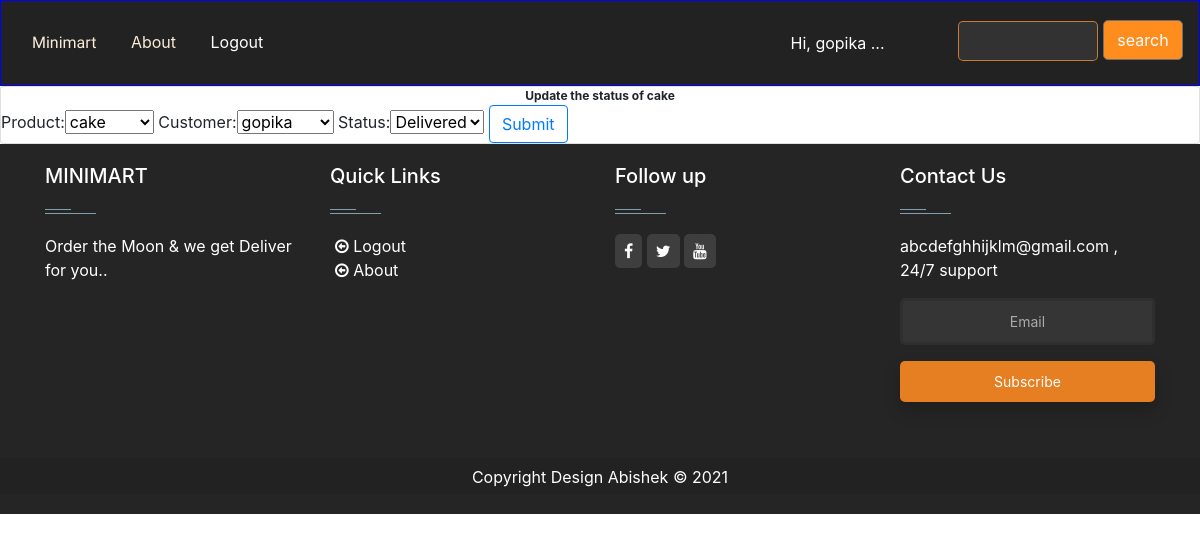
The page /update_order/35/ (signed in) on the database its author committed.
### MiniMart/models.py (models this page shows, shortened)
class Order(models.Model):
    STATUS = (('Pending','Pending'),
    ('Delivered','Delivered'),
    ('Cancel','Cancel'))
    Product = models.ForeignKey(Product,on_delete=models.SET_NULL, null=True )
    Customer = models.ForeignKey(Customer, on_delete=models.SET_NULL, null=True)
    status = models.CharField(max_length=200, choices= STATUS)
    date_created = models.DateTimeField(auto_now_add=True, null=True)

class Product(models.Model):
    CHOICES = (('Snack','Snack'),
               ('FastFood', 'FastFood'),
               ('Drink','Drink'),
               ('Games', 'Games'))
    name = models.CharField( max_length=50, null=True)
    price = models.CharField( max_length=50, null=True)
    category = models.CharField( max_length=200, blank=True,  null = True , choices= CHOICES)
    date_created = models.DateTimeField(auto_now_add=True)
    tag_name = models.ManyToManyField(Tags)
    def __str__(self):
        return self.name

### MiniMart/views.py (the view)
# urls.py: path('update_order/<str:pk>/', views.update_order, name= 'update_order'),
@login_required(login_url = 'login')
def update_order(request, pk):
    order = Order.objects.get( id = pk)
    customer = order.Customer.id
    form = OrderForm( instance=order )
    if request.method == 'POST':
        form = OrderForm(request.POST, instance=order)
        if form.is_valid():
            form.save()
            return redirect('about', order.Customer.id)
    context = { 'form' : form, 'order': order}
    return render(request, 'MiniMart/update_order.html', context)

### MiniMart/forms.py
class OrderForm(ModelForm):
    class Meta:
        model = Order
        fields = '__all__'

### MiniMart/models.py (called while the page is built)
    def __str__(self):
        return self.name or str(self.user)

### MiniMart/templates/MiniMart/update_order.html (shortened to what this page needs)
{%    extends 'MiniMart/home.html'     %}
{%  block content%}
<div class="card">
<div class="badge"><p1 class="card-"> Update the status of {{order.Product.name}}</p1></div>
<form action="" method="POST">
        {{form}}
        <button type="submit" class="btn btn-link btn-primary">Submit</button>
</form>
</div>
{%     endblock    %}

### MiniMart/templates/MiniMart/navbar.html (shortened to what this page needs)
{%    load static   %}
<link rel="stylesheet" href="{% static 'css/navbar.css' %}">
<div class="container1">
  <div class="navbar">
    <div class="first4">
      <a id="logo" href="{% url 'home' %}">Minimart</a>
      {% if request.user.is_authenticated and not request.user.is_staff and not request.user.is_Admin %}
      <a href="{% url 'about' request.user.customer.id %}">About</a>
      {%  endif   %}
      {%  if request.user.is_authenticated %}
      <a style="color: white;" href="{%   url 'logout' %}">Logout</a>
      {%  else  %}
      <a href="{% url 'login' %}">Login</a>
      {%  endif   %}
    </div>
    <div style="color: white;" class="logout">
       Hi,
      {%  if request.user.is_authenticated %}
       {{request.user  }}
      {%  else %}
      {{ "" }}
      {%  endif %}...
    </div>
    <div class="search-btn">
      <form action="">
        <input type="text"  name="search" value="">
        <button class="but" type="submit">search</button>
      </form>
    </div>
  </div>
</div>

### static/css/navbar.css (style rules this page uses)
#logo { color: antiquewhite; font-family: 'Goblin One', cursive; font: 15px }
.container1 { display: grid !important; border: blue solid 1px ; background-color: #222; width: 100%; }
@media only screen and (min-width: 600px) { .container1 .navbar .first4 { grid-template-columns: repeat(2,1fr); } }
@media screen and (min-width: 960px) { .container1 .navbar .first4 { grid-template-columns: repeat(4,1fr); } }
@media screen and (min-width: 1200px) { .container1 .navbar .first4 { grid-template-columns: repeat(4,1fr) } }
.container1 .navbar .first4 a { color: antiquewhite; padding: 0 15px; }
.first4 { width: 60%; }
.search-btn { position: relative; margin-top: 10px; }
.container1 .search-btn input { width: 140px; height: 40px; border: #e98d32ce 1px solid; }
.container1 .search-btn .but { width: 80px; height: 40px; border-radius: 5px; color: rgb(255, 255, 255); margin-top: 1px; background-color: #ff8d1e; border: #726e6b 1px solid; }

### static/css/footer.css (style rules this page uses)
.btn { background-color: #ff8d1e; color:#fff; }
input[type="text"] { background: rgba(255,255,255,0.075); padding: 10px 15px; color: #aaa; border: 3px solid rgba(0,0,0,0.1); font-size: 14px; margin-bottom: 16px; border-radius: 5px; transition: all 0.2s cubic-bezier(0.4,0,0.2,1); transition-delay: 0.2s; text-align: center; width: 100%; }

### rows shown on the page
Order: Product.name "cake", Product "cake", Customer "gopika", status "Delivered"

### other values the page prints
{{ request.user }} "gopika"
